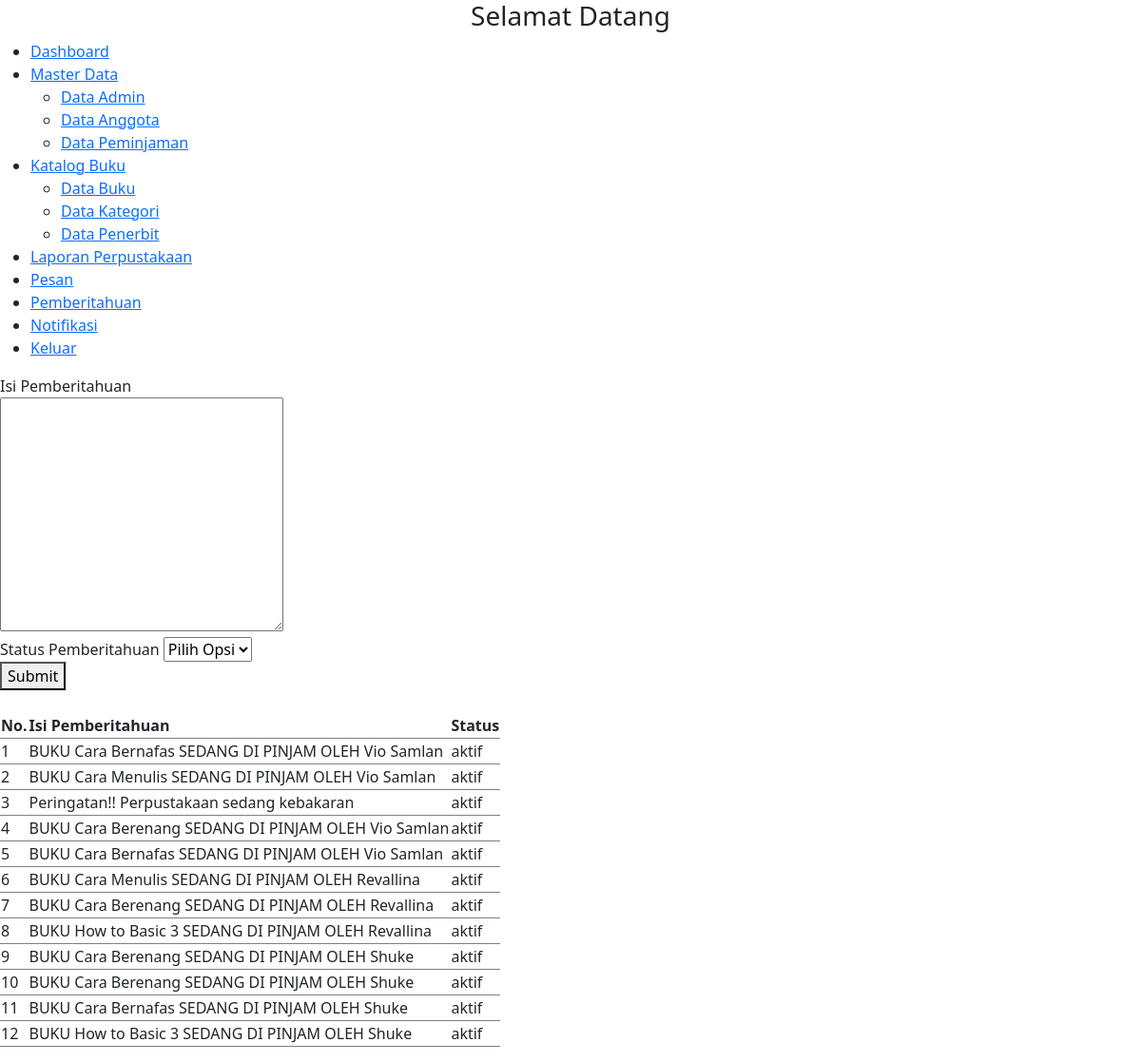
The page /admin/pemberitahuan.php on the database its author committed.
### tables this page shows
CREATE TABLE `pemberitahuan` (
  `id` int(11) NOT NULL,
  `isi` text NOT NULL,
  `level` enum('admin','user') NOT NULL,
  `status` enum('aktif','nonaktif') NOT NULL
);

### class/Database.php (called while the page is built, shortened)
<?php
class Database{
    private $server = "localhost";
    private $username = "root";
    private $password = "";
    private $database = "db_perpus";
    public function __construct(){
        $this->db = mysqli_connect($this->server, $this->username, $this->password, $this->database);
    }
}
?>

### class/Pemberitahuan.php (called while the page is built, shortened)
<?php
include_once("Database.php");
class Pemberitahuan extends Database
{
    public function notifAktif()
    {
        $sql = "SELECT * from pemberitahuan where status = 'aktif'";
        return $this->db->query($sql)->fetch_all(MYSQLI_ASSOC);
    }
}

### admin/pemberitahuan.php (the view, shortened to what this page needs)
<?php
include_once("../class/Pemberitahuan.php");
$pemberitahuan = new Pemberitahuan;
$data_pemberitahuan = $pemberitahuan->notifAktif();
?>
<!DOCTYPE html>
<html lang="en">
<head>
    <?php include("../partials/t_script_js.php") ?>
</head>
<body>
    <?php include("../partials/sidebar_admin.php") ?>
    <div class="form">
        <form action="" method="post">
            <div>
                <label>Isi Pemberitahuan</label> <br>
                <textarea name="isi" id="" cols="30" rows="10"></textarea>
            </div>
            <div>
                <label>Status Pemberitahuan</label>
                <select name="status">
                    <option selected disabled>Pilih Opsi</option>
                </select>
            </div>
            <button type="submit" name="submit">Submit</button>
        </form>
    </div>
    <br>
    <div class="table">
        <table id="jquery-tab">
            <thead>
                <tr>
                    <th>No.</th>
                    <th>Isi Pemberitahuan</th>
                    <th>Status</th>
                </tr>
            </thead>
            <tbody>
                <?php foreach ($data_pemberitahuan as $key => $p) : ?>
                    <tr>
                        <td><?= $key + 1 ?></td>
                        <td><?= $p["isi"] ?></td>
                        <td><?= $p["status"] ?></td>
                    </tr>
                <?php endforeach ?>
            </tbody>
        </table>
    </div>
</body>
</html>

### rows shown on the page
pemberitahuan: isi "BUKU Cara Bernafas SEDANG DI PINJAM OLEH Vio Samlan", status "aktif"
pemberitahuan: isi "BUKU Cara Menulis SEDANG DI PINJAM OLEH Vio Samlan", status "aktif"
pemberitahuan: isi "Peringatan!! Perpustakaan sedang kebakaran", status "aktif"
pemberitahuan: isi "BUKU Cara Berenang SEDANG DI PINJAM OLEH Vio Samlan", status "aktif"
pemberitahuan: isi "BUKU Cara Bernafas SEDANG DI PINJAM OLEH Vio Samlan", status "aktif"
pemberitahuan: isi "BUKU Cara Menulis SEDANG DI PINJAM OLEH Revallina", status "aktif"
pemberitahuan: isi "BUKU Cara Berenang SEDANG DI PINJAM OLEH Revallina", status "aktif"
pemberitahuan: isi "BUKU How to Basic 3 SEDANG DI PINJAM OLEH Revallina", status "aktif"
pemberitahuan: isi "BUKU Cara Berenang SEDANG DI PINJAM OLEH Shuke", status "aktif"
pemberitahuan: isi "BUKU Cara Berenang SEDANG DI PINJAM OLEH Shuke", status "aktif"
pemberitahuan: isi "BUKU Cara Bernafas SEDANG DI PINJAM OLEH Shuke", status "aktif"
pemberitahuan: isi "BUKU How to Basic 3 SEDANG DI PINJAM OLEH Shuke", status "aktif"
